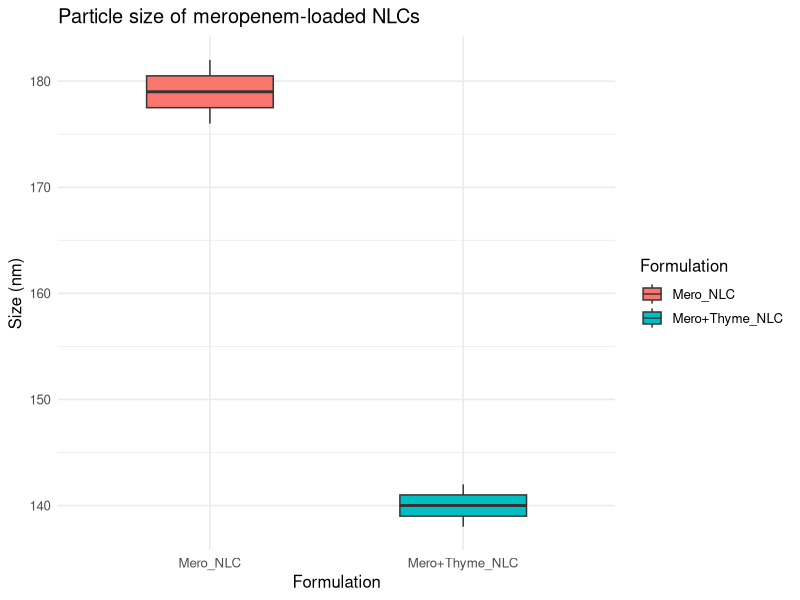

Reproduce this figure in R.
# ======================================================
# 01_analysis.R
# NLC_Thyme_Meropenem
# ======================================================

# ---- Libraries ----
library(tidyverse)

# ---- Project root (SAFE) ----
# IMPORTANT: open the PROJECT, not the script
# DO NOT run setwd() if you opened the project properly
# getwd() should end in: NLC_Thyme_Meropenem

# ---- Create folders if missing (FIRST) ----
if (!dir.exists("figures")) dir.create("figures")
if (!dir.exists("outputs")) dir.create("outputs")

# ---- Load data ----
df <- read_csv("data/nlc_data.csv")

# ---- Summary statistics ----
summary_stats <- df %>%
  group_by(Formulation) %>%
  summarise(
    n = n(),
    mean_size = mean(Size_nm),
    sd_size = sd(Size_nm),
    .groups = "drop"
  )

# ---- Save summary table ----
write_csv(summary_stats, "outputs/summary_stats.csv")

# ---- Boxplot ----
p_size <- ggplot(df, aes(x = Formulation, y = Size_nm, fill = Formulation)) +
  geom_boxplot(width = 0.5, outlier.shape = 16) +
  labs(
    title = "Particle size of meropenem-loaded NLCs",
    x = "Formulation",
    y = "Size (nm)"
  ) +
  theme_minimal(base_size = 12) +
  theme(legend.position = "right")

# ---- SAVE FIGURE (AFTER folders exist) ----
ggsave(
  filename = "figures/particle_size_boxplot.png",
  plot = p_size,
  width = 7,
  height = 5,
  dpi = 300
)

# ---- Confirmation messages ----
cat("✔ Plot saved to figures/particle_size_boxplot.png\n")
cat("✔ Summary stats saved to outputs/summary_stats.csv\n")
